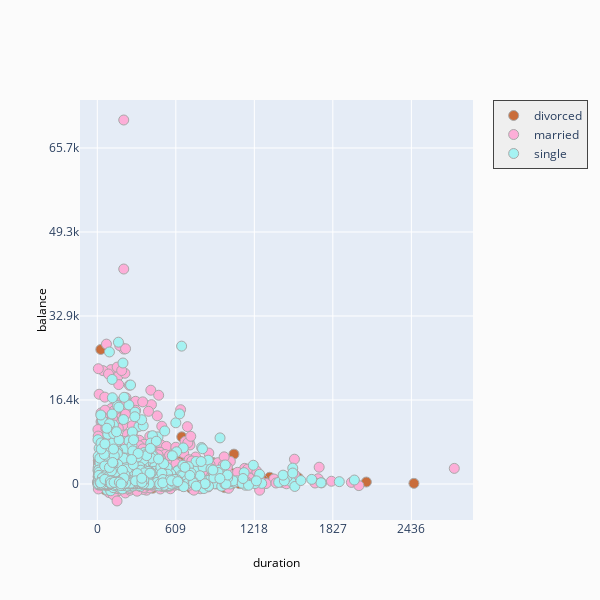

Write notebook code for a chart like this one.
### Code cell
# Notice how divorced have a considerably low amount of balance.
fig = ff.create_facet_grid(
    df,
    x='duration',
    y='balance',
    color_name='marital',
    show_boxes=False,
    marker={'size': 10, 'opacity': 1.0},
    colormap={'single': 'rgb(165, 242, 242)', 'married': 'rgb(253, 174, 216)', 'divorced': 'rgba(201, 109, 59, 0.82)'}
)

iplot(fig, filename='facet - custom colormap')

### Figure 1 — Plotly figure (JSON) as saved in the notebook; plotly's stock layout.template omitted (floating-point values rounded to 4 significant figures; data arrays with more than 128 entries replaced by an {"elided": "..."} marker saying what was removed)
{"data": [{"marker": {"color": "rgb(201, 109, 59)", "line": {"color": "darkgrey", "width": 1}, "opacity": 1, "size": 10}, "mode": "markers", "name": "divorced", "type": "scatter", "x": {"elided": "483 int values"}, "xaxis": "x", "y": {"elided": "483 int values"}, "yaxis": "y"}, {"marker": {"color": "rgb(253, 174, 216)", "line": {"color": "darkgrey", "width": 1}, "opacity": 1, "size": 10}, "mode": "markers", "name": "married", "type": "scatter", "x": {"elided": "2567 int values"}, "xaxis": "x", "y": {"elided": "2567 int values"}, "yaxis": "y"}, {"marker": {"color": "rgb(165, 242, 242)", "line": {"color": "darkgrey", "width": 1}, "opacity": 1, "size": 10}, "mode": "markers", "name": "single", "type": "scatter", "x": {"elided": "1114 int values"}, "xaxis": "x", "y": {"elided": "1114 int values"}, "yaxis": "y"}], "layout": {"annotations": [{"font": {"color": "#000000", "size": 12}, "showarrow": false, "text": "duration", "textangle": 0, "x": 0.5, "xanchor": "center", "xref": "paper", "y": -0.1, "yanchor": "middle", "yref": "paper"}, {"font": {"color": "#000000", "size": 12}, "showarrow": false, "text": "balance", "textangle": -90, "x": -0.1, "xanchor": "center", "xref": "paper", "y": 0.5, "yanchor": "middle", "yref": "paper"}], "height": 600, "legend": {"bgcolor": "#efefef", "borderwidth": 1, "x": 1.05, "y": 1, "yanchor": "top"}, "paper_bgcolor": "rgb(251, 251, 251)", "showlegend": true, "title": {"text": ""}, "width": 600, "xaxis": {"anchor": "y", "domain": [0, 1], "dtick": 609, "range": [-134.2, 2914.0], "ticklen": 0, "type": "linear", "zeroline": false}, "yaxis": {"anchor": "x", "domain": [0, 1], "dtick": 16427, "range": [-7038.0, 75100.0], "ticklen": 0, "type": "linear", "zeroline": false}}}
